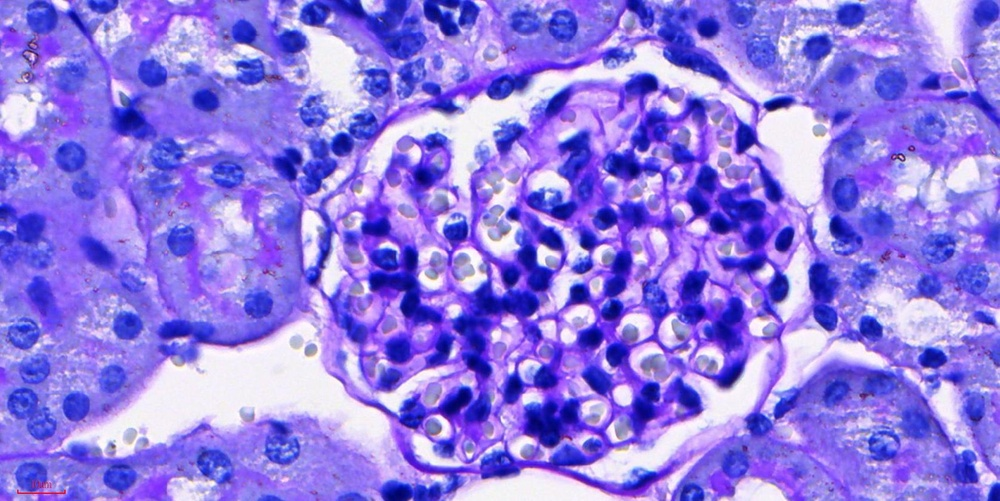
#> input picture 100_Research/02_Active/DN_GaExo/01_Raw_Data/PAS/Sham/20251126_sham-1_pas1.jpg, 1000 x 501 px, shrunk from 1677 x 841 before the run, found by its file name
$ python test_pas_quant_v2.py
#> lines starting #> are read from the running program, lines starting #| are printed output that depends on the picture; after the words box and inside, x2 and y2 are one past the last pixel; in counts of white or black regions, pixels touching at a corner belong together
from PIL import Image
import numpy as np
import os

def process_pas_v2(img_path, output_path):
    # Load image with Pillow
    img_pil = Image.open(img_path).convert('RGB')
#> img_pil is the input picture: PIL image 1000x501 RGB; mean R, G, B 144.7, 122, 228.2
    img = np.array(img_pil)

    r = img[:,:,0].astype(np.float32)
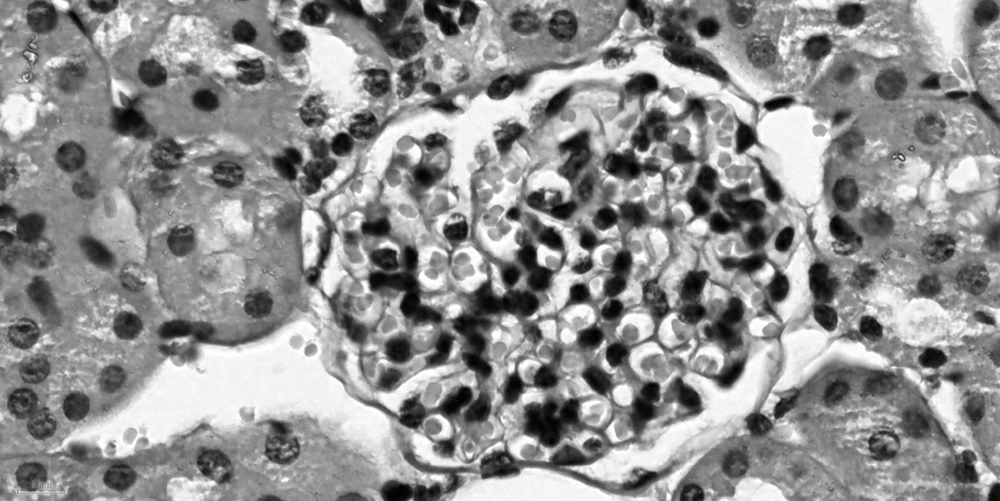
#> r: shape (501, 1000) float32; min 0, max 255, mean 144.7
    g = img[:,:,1].astype(np.float32)
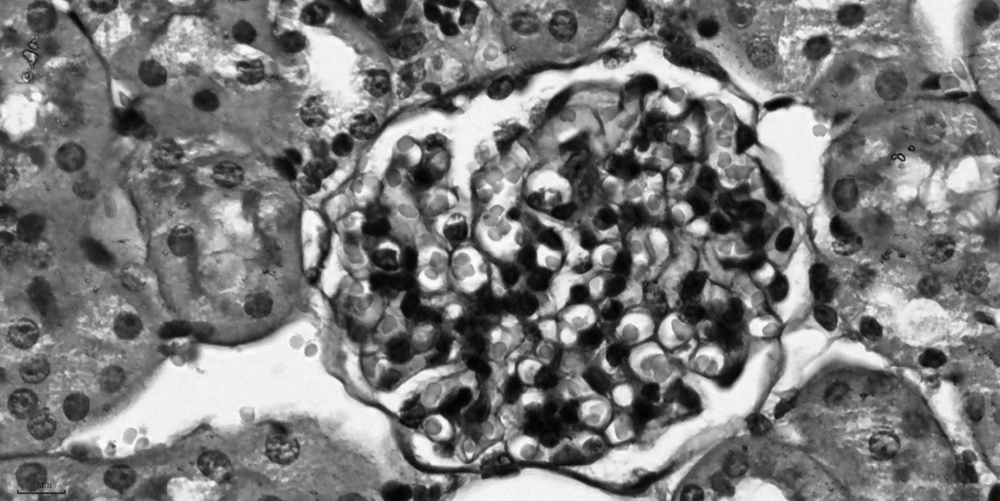
#> g: shape (501, 1000) float32; min 0, max 255, mean 122
    b = img[:,:,2].astype(np.float32)
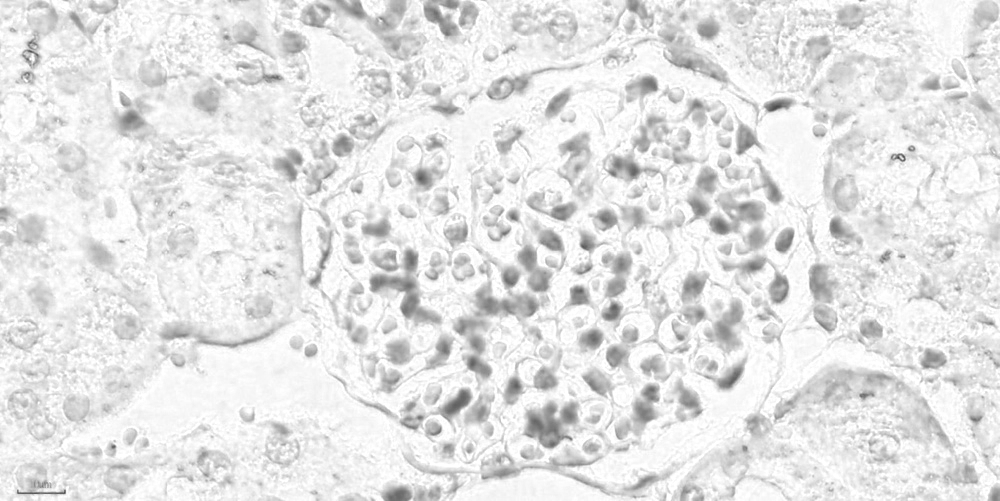
#> b: shape (501, 1000) float32; min 65, max 255, mean 228.2

    # Calculate "Magenta-ness" score: (R+B)/2 - G
    # PAS magenta is high in R and B, low in G.
    magenta_score = (r + b) / 2.0 - g
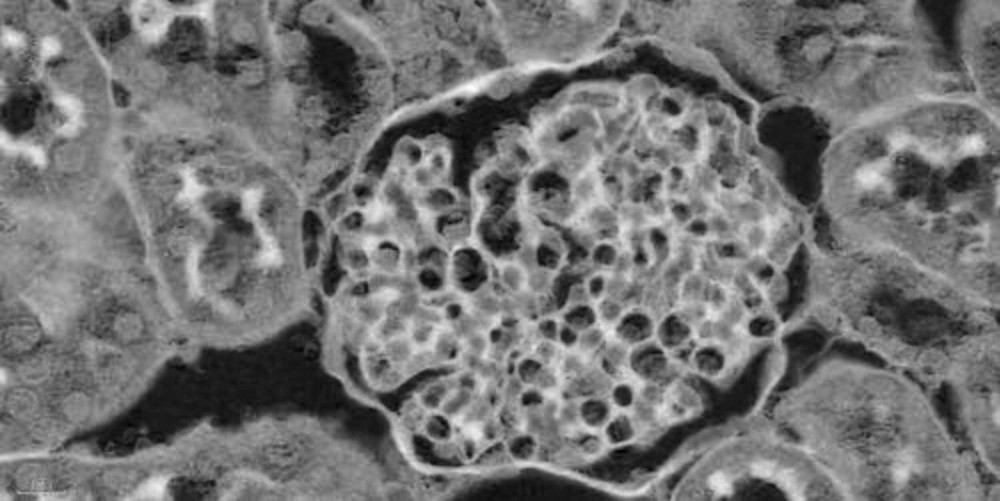
#> magenta_score: shape (501, 1000) float32; min -12.5, max 158, mean 64.4; drawn with min black and max white

    # Simple thresholding based on the score
    # Values > 25 (empirically found for PAS) are likely positive
    # We can use a percentile to be more adaptive
    threshold = np.percentile(magenta_score, 90) # Top 10% is usually the target
#> threshold = 98
    if threshold < 20: threshold = 20 # Minimum threshold to avoid noise in clean samples

    mask = magenta_score > threshold
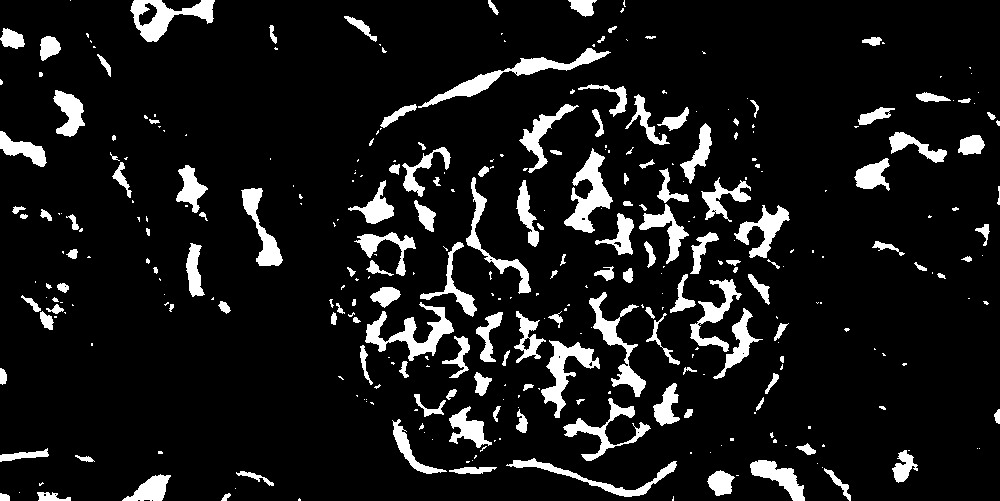
#> mask: shape (501, 1000) bool; 9.9% white; 343 white regions (193 under 20 px), largest, box (x1, y1, x2, y2) and area: (418, 48, 611, 108) 1844, (365, 302, 454, 361) 1705, (564, 148, 613, 233) 1679

    pas_area = np.sum(mask)
#> pas_area = 49367
    total_area = mask.size
#> total_area = 501000
    pas_percent = (pas_area / total_area) * 100
#> pas_percent = 9.85

    # Create visual verification image
    mask_img = np.zeros_like(img)
    mask_img[mask] = [255, 255, 255]

    overlay = img.copy()
    overlay[mask] = [255, 0, 255] # Mark as Magenta
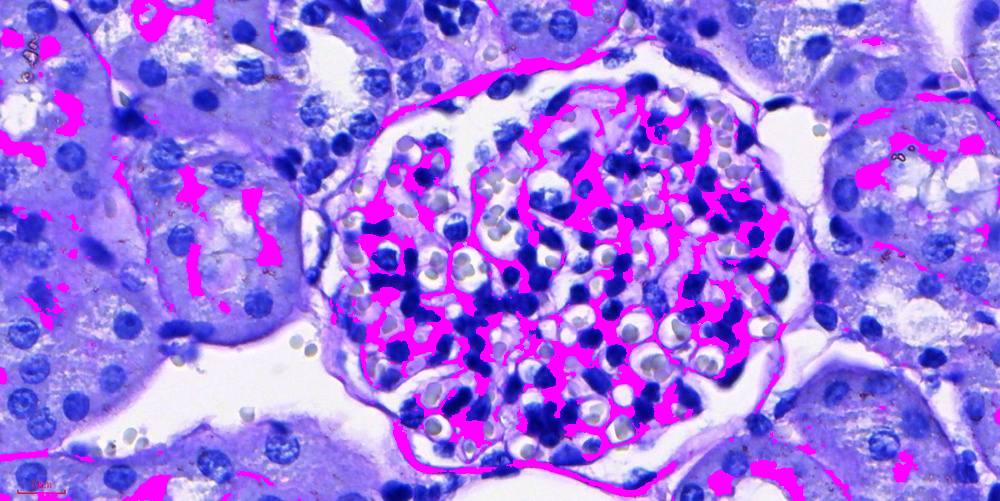
#> overlay: shape (501, 1000, 3); 9.85% of pixels changed, all inside (x1, y1, x2, y2) = (0, 0, 1000, 501)

    # Concatenate results: Original | Mask | Overlay
    combined = np.concatenate((img, mask_img, overlay), axis=1)
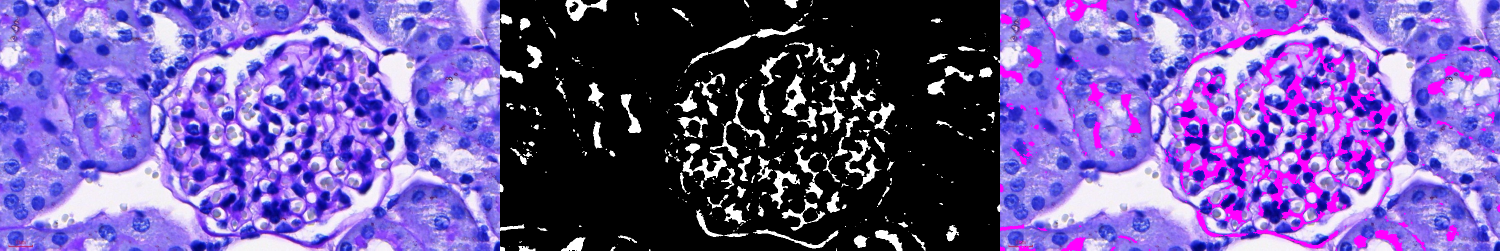
#> combined: shape (501, 3000, 3) (shown at 1/2 size); mean R, G, B 109.2, 87.5, 161.2
    Image.fromarray(combined).save(output_path)

    return pas_percent

# Test files
test_files = [
    r"100_Research/02_Active/DN_GaExo/01_Raw_Data/PAS/Sham/20251126_sham-1_pas1.jpg",
    r"100_Research/02_Active/DN_GaExo/01_Raw_Data/PAS/HS10W/20260107_hs10w-1_pas1.jpg",
    r"100_Research/02_Active/DN_GaExo/01_Raw_Data/PAS/GAE10/20260121_hs10wgae10-1_pas1.jpg"
]

output_dir = "400_Data/DN/PAS_Test_Results"
if not os.path.exists(output_dir):
    os.makedirs(output_dir)

print(f"{'File Name':<40} | {'PAS Area %':<10}")
print("-" * 55)

for f in test_files:
    if os.path.exists(f):
        base = os.path.basename(f)
        out = os.path.join(output_dir, f"test_v2_{base}")
        try:
            percent = process_pas_v2(f, out)
#> percent = 9.85
            print(f"{base:<40} | {percent:>10.2f}%")
#| 20251126_sham-1_pas1.jpg                 |       9.85%
        except Exception as e:
            print(f"Error processing {base}: {e}")
    else:
        print(f"File not found: {f}")
#> pass 2 of the loop `for f in test_files:`:
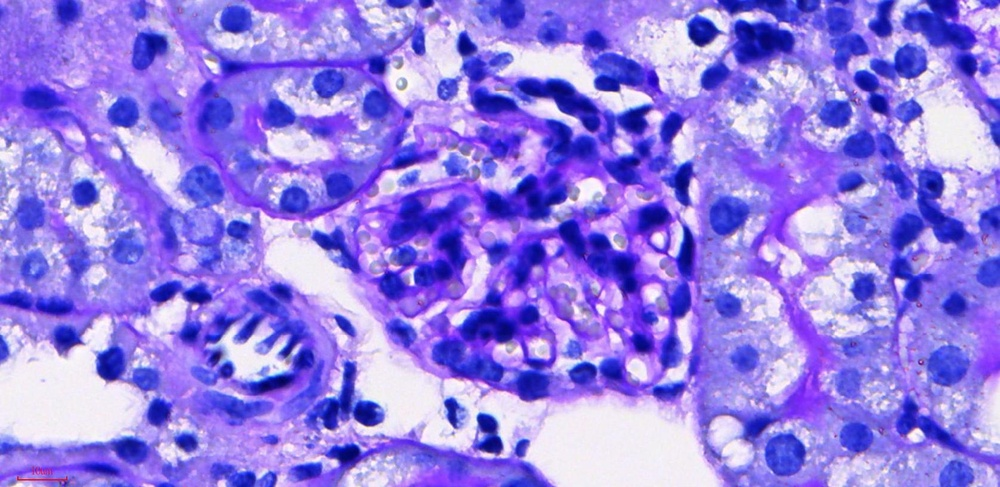
#> input picture 100_Research/02_Active/DN_GaExo/01_Raw_Data/PAS/HS10W/20260107_hs10w-1_pas1.jpg, 1000 x 487 px, shrunk from 1677 x 816 before the run, found by its file name
#> in process_pas_v2, img_pil is the input picture: PIL image 1000x487 RGB; mean R, G, B 148.6, 125.8, 229.7
#> r: shape (487, 1000) float32
#> g: shape (487, 1000) float32
#> b: shape (487, 1000) float32
#> magenta_score: shape (487, 1000) float32
#> threshold = 100
#> in process_pas_v2 (call 2), `mask = magenta_score > threshold`:
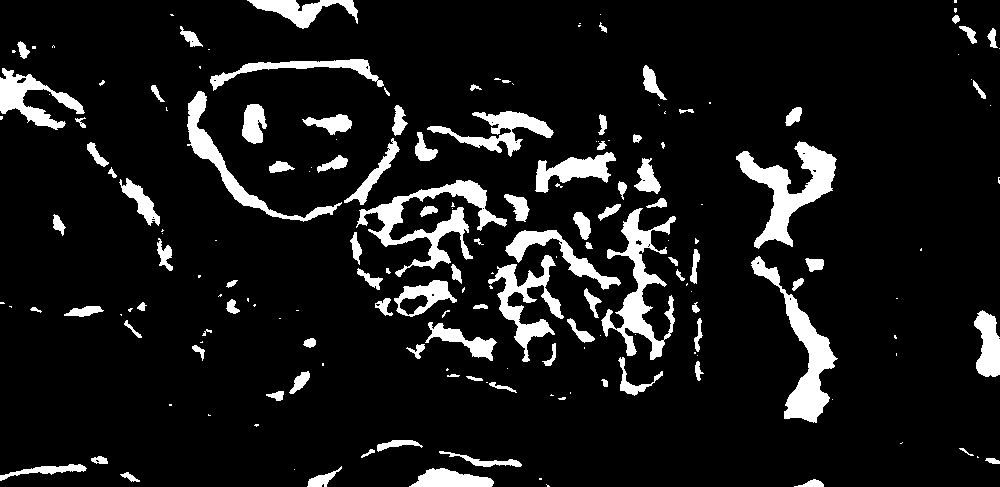
#> mask: shape (487, 1000) bool; 9.7% white; 183 white regions (83 under 20 px), largest, box (x1, y1, x2, y2) and area: (736, 141, 837, 249) 3847, (356, 180, 507, 277) 3718, (751, 256, 838, 423) 3518
#> pas_area = 47409
#> pas_percent = 9.73
#> overlay: shape (487, 1000, 3)
#> in process_pas_v2 (call 2), `combined = np.concatenate((img, mask_img, overlay), axis=1)`:
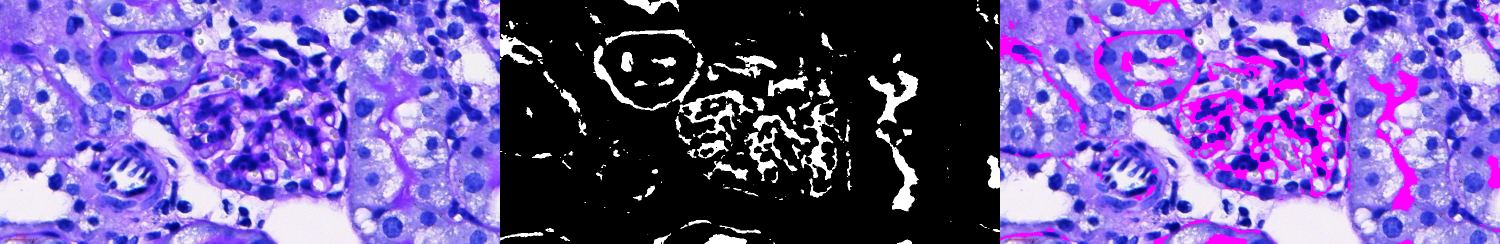
#> combined: shape (487, 3000, 3) (shown at 1/2 size); mean R, G, B 111.6, 90, 162
#| 20260107_hs10w-1_pas1.jpg                |       9.73%
